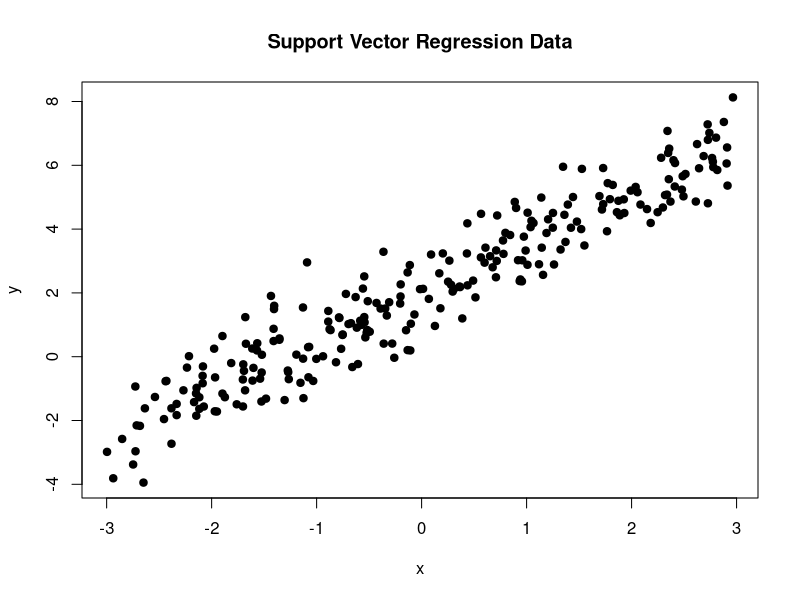
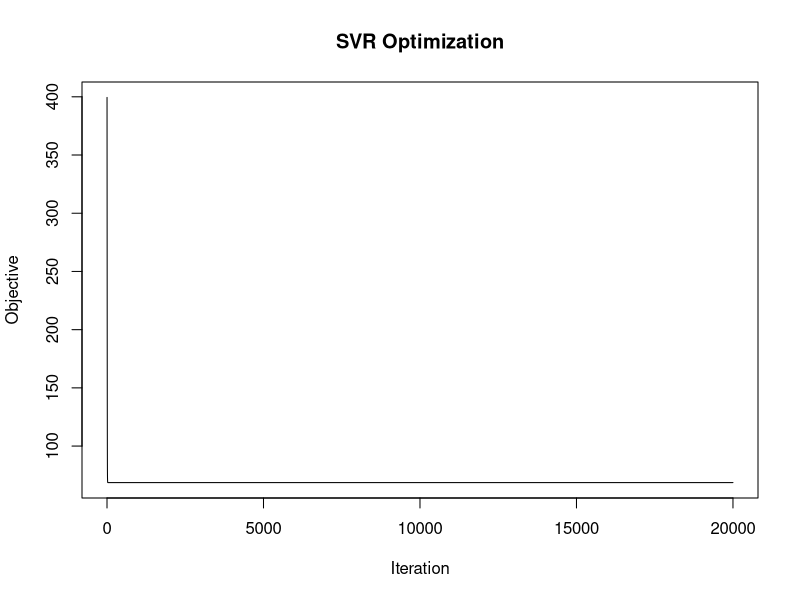
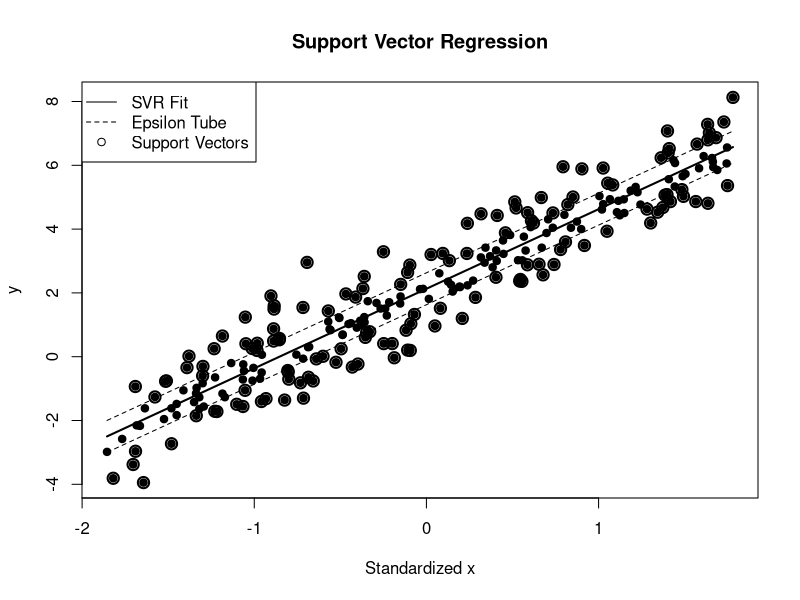
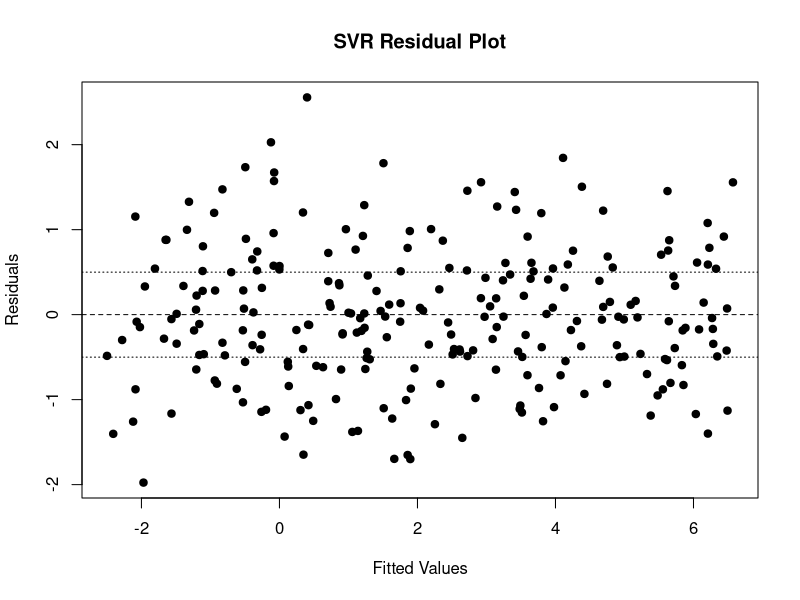
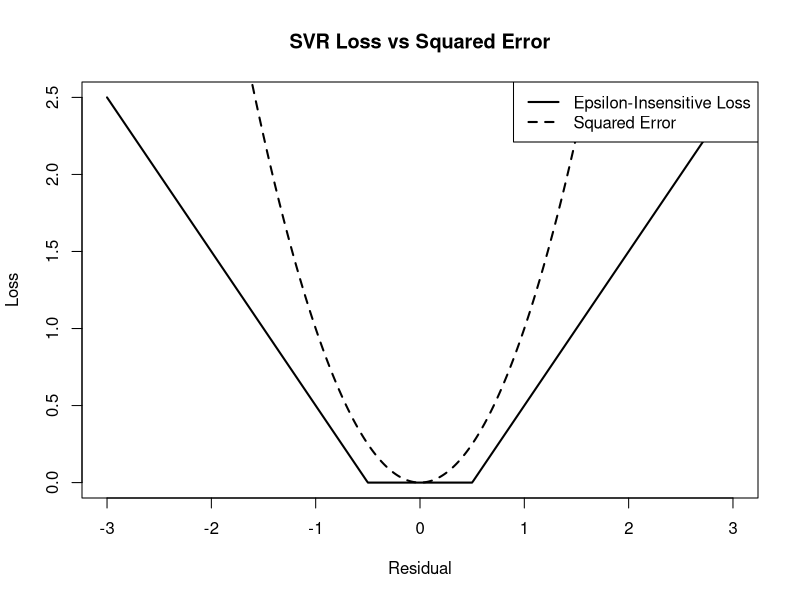
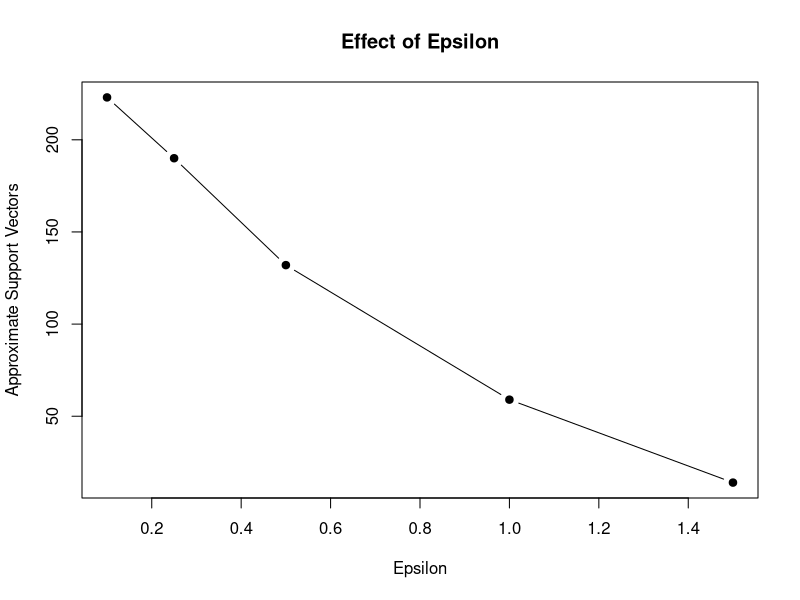
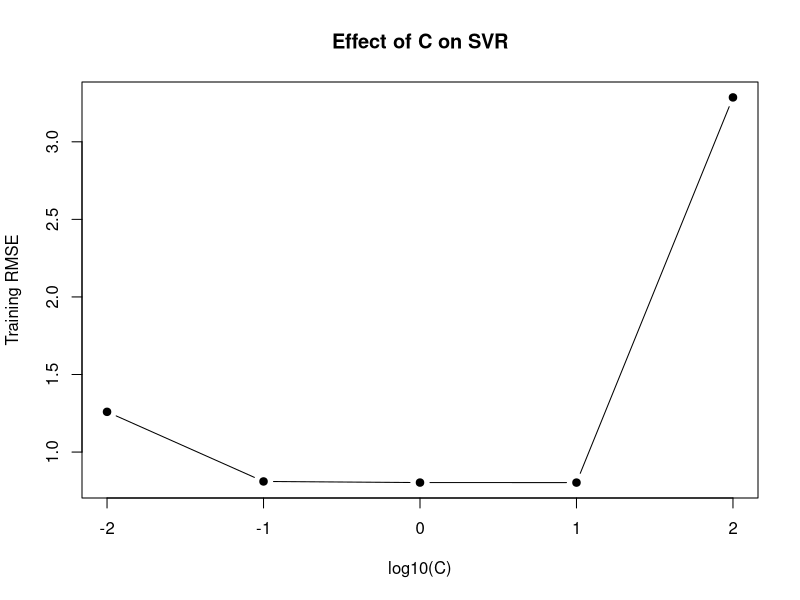
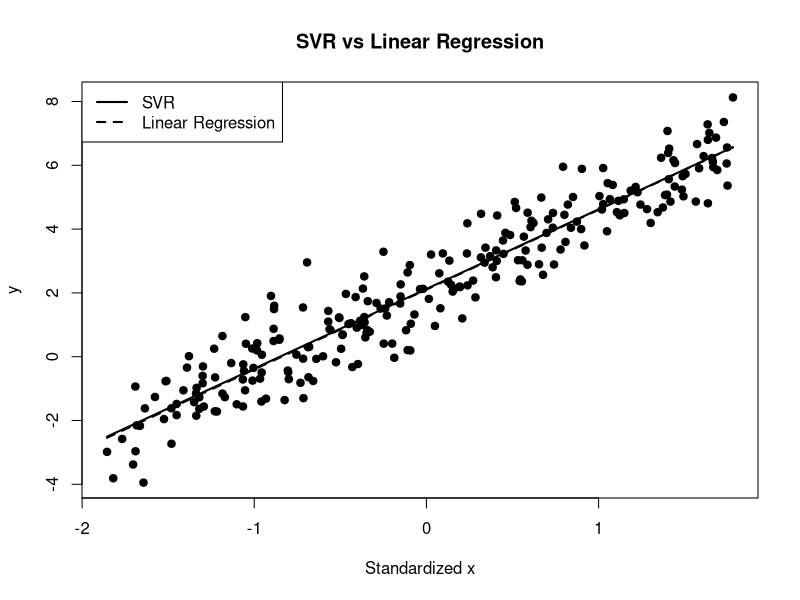

The R script that drew these images, in order:
# ==============================================================================
# Support Vector Regression
# Jonathan Ma
#
# References:
#   The Elements of Statistical Learning
#   An Introduction to Statistical Learning
#
# Main ideas:
#   - Linear Support Vector Regression
#   - Epsilon-insensitive loss
#   - Regularization parameter C
#   - Epsilon tube
#   - Support vectors
#   - Subgradient optimization
#   - Cross-validation for C and epsilon
# ==============================================================================


# ------------------------------------------------------------------------------
# 1. Generate Regression Data
# ------------------------------------------------------------------------------

set.seed(123)

n <- 250

x <- runif(
  n,
  min = -3,
  max = 3
)

epsilon_noise <- rnorm(
  n,
  mean = 0,
  sd = 0.8
)

y <- 2 +
  1.5 * x +
  epsilon_noise


X <- matrix(
  x,
  ncol = 1
)

colnames(X) <- "x"


data <- data.frame(
  x = x,
  y = y
)


head(data)


# ------------------------------------------------------------------------------
# 2. Plot Data
# ------------------------------------------------------------------------------

plot(
  x,
  y,
  pch = 19,
  xlab = "x",
  ylab = "y",
  main = "Support Vector Regression Data"
)


# ------------------------------------------------------------------------------
# 3. Standardize Predictor
# ------------------------------------------------------------------------------

X_mean <- mean(
  X[, 1]
)

X_sd <- sd(
  X[, 1]
)


X_scaled <- scale(
  X,
  center = X_mean,
  scale = X_sd
)

X_scaled <- as.matrix(
  X_scaled
)


# ------------------------------------------------------------------------------
# 4. Epsilon-Insensitive Loss
# ------------------------------------------------------------------------------

epsilon_loss <- function(
    residuals,
    epsilon
) {
  
  pmax(
    0,
    abs(residuals) - epsilon
  )
}


# Example

epsilon_loss(
  residuals = c(
    -2,
    -0.5,
    0,
    0.5,
    2
  ),
  epsilon = 1
)


# ------------------------------------------------------------------------------
# 5. SVR Objective Function
# ------------------------------------------------------------------------------

# We minimize:
#
#   1/2 ||w||^2
#   +
#   C * sum_i max(0, |y_i - f(x_i)| - epsilon)
#
# where:
#
#   f(x) = w'x + b


svr_objective <- function(
    X,
    y,
    w,
    b,
    C,
    epsilon
) {
  
  prediction <- as.vector(
    X %*% w + b
  )
  
  residuals <- y -
    prediction
  
  
  loss <- epsilon_loss(
    residuals,
    epsilon
  )
  
  
  objective <- 0.5 *
    sum(
      w^2
    ) +
    C *
    sum(loss)
  
  
  return(objective)
}


# ------------------------------------------------------------------------------
# 6. Linear SVR via Subgradient Descent
# ------------------------------------------------------------------------------

svr_fit <- function(
    X,
    y,
    C = 1,
    epsilon = 0.5,
    learning_rate = 0.001,
    max_iter = 20000,
    tol = 1e-8,
    decay = 1e-4
) {
  
  X <- as.matrix(X)
  
  y <- as.numeric(y)
  
  n <- nrow(X)
  
  p <- ncol(X)
  
  
  # Initialize parameters
  
  w <- rep(
    0,
    p
  )
  
  b <- mean(y)
  
  
  objective_history <- numeric(
    max_iter
  )
  
  
  for (iteration in seq_len(
    max_iter
  )) {
    
    prediction <- as.vector(
      X %*% w + b
    )
    
    
    residuals <- y -
      prediction
    
    
    # ------------------------------------------------------------
    # Outside epsilon tube
    # ------------------------------------------------------------
    
    above <- residuals > epsilon
    
    below <- residuals < -epsilon
    
    
    # ------------------------------------------------------------
    # Gradient of regularization
    # ------------------------------------------------------------
    
    grad_w <- w
    
    grad_b <- 0
    
    
    # ------------------------------------------------------------
    # Cases where:
    #
    # y_i - f_i > epsilon
    #
    # We need to increase prediction.
    # ------------------------------------------------------------
    
    if (
      any(above)
    ) {
      
      grad_w <- grad_w -
        C *
        colSums(
          X[
            above,
            ,
            drop = FALSE
          ]
        )
      
      grad_b <- grad_b -
        C *
        sum(above)
    }
    
    
    # ------------------------------------------------------------
    # Cases where:
    #
    # y_i - f_i < -epsilon
    #
    # We need to decrease prediction.
    # ------------------------------------------------------------
    
    if (
      any(below)
    ) {
      
      grad_w <- grad_w +
        C *
        colSums(
          X[
            below,
            ,
            drop = FALSE
          ]
        )
      
      grad_b <- grad_b +
        C *
        sum(below)
    }
    
    
    # Decaying learning rate
    
    eta <- learning_rate /
      (
        1 +
          decay *
          iteration
      )
    
    
    w_new <- w -
      eta *
      grad_w
    
    
    b_new <- b -
      eta *
      grad_b
    
    
    objective_history[iteration] <-
      svr_objective(
        X = X,
        y = y,
        w = w_new,
        b = b_new,
        C = C,
        epsilon = epsilon
      )
    
    
    parameter_change <- max(
      c(
        abs(
          w_new -
            w
        ),
        abs(
          b_new -
            b
        )
      )
    )
    
    
    w <- w_new
    
    b <- b_new
    
    
    if (
      parameter_change <
      tol
    ) {
      
      break
    }
  }
  
  
  objective_history <- objective_history[
    seq_len(iteration)
  ]
  
  
  prediction <- as.vector(
    X %*% w + b
  )
  
  
  residuals <- y -
    prediction
  
  
  return(
    list(
      weights = w,
      intercept = b,
      iterations = iteration,
      objective_history = objective_history,
      prediction = prediction,
      residuals = residuals,
      C = C,
      epsilon = epsilon
    )
  )
}


# ------------------------------------------------------------------------------
# 7. Fit Support Vector Regression
# ------------------------------------------------------------------------------

set.seed(123)


svr_model <- svr_fit(
  X = X_scaled,
  y = y,
  C = 1,
  epsilon = 0.5,
  learning_rate = 0.001,
  max_iter = 20000
)


svr_model$weights

svr_model$intercept

svr_model$iterations


# ------------------------------------------------------------------------------
# 8. Prediction Function
# ------------------------------------------------------------------------------

svr_predict <- function(
    X_new,
    model
) {
  
  X_new <- as.matrix(
    X_new
  )
  
  
  prediction <- as.vector(
    X_new %*%
      model$weights +
      model$intercept
  )
  
  
  return(prediction)
}


# ------------------------------------------------------------------------------
# 9. Training Predictions
# ------------------------------------------------------------------------------

y_hat <- svr_predict(
  X_scaled,
  svr_model
)


head(
  y_hat
)


# ------------------------------------------------------------------------------
# 10. Training Error Metrics
# ------------------------------------------------------------------------------

residuals <- y -
  y_hat


MSE <- mean(
  residuals^2
)


RMSE <- sqrt(
  MSE
)


MAE <- mean(
  abs(
    residuals
  )
)


data.frame(
  Metric = c(
    "MSE",
    "RMSE",
    "MAE"
  ),
  Value = c(
    MSE,
    RMSE,
    MAE
  )
)


# ------------------------------------------------------------------------------
# 11. Identify Observations Inside Epsilon Tube
# ------------------------------------------------------------------------------

inside_tube <- abs(
  residuals
) <= svr_model$epsilon


sum(
  inside_tube
)


mean(
  inside_tube
)


# ------------------------------------------------------------------------------
# 12. Approximate Support Vectors
# ------------------------------------------------------------------------------

# Points on or outside the epsilon tube influence the SVR solution.

support_vector_index <- which(
  abs(
    residuals
  ) >=
    svr_model$epsilon -
    1e-4
)


length(
  support_vector_index
)


# ------------------------------------------------------------------------------
# 13. Plot Objective Function
# ------------------------------------------------------------------------------

plot(
  seq_along(
    svr_model$objective_history
  ),
  svr_model$objective_history,
  type = "l",
  xlab = "Iteration",
  ylab = "Objective",
  main = "SVR Optimization"
)


# ------------------------------------------------------------------------------
# 14. Plot SVR Regression Line
# ------------------------------------------------------------------------------

plot(
  X_scaled[, 1],
  y,
  pch = 19,
  xlab = "Standardized x",
  ylab = "y",
  main = "Support Vector Regression"
)


x_grid <- seq(
  min(
    X_scaled[, 1]
  ),
  max(
    X_scaled[, 1]
  ),
  length.out = 300
)


X_grid <- matrix(
  x_grid,
  ncol = 1
)


y_grid <- svr_predict(
  X_grid,
  svr_model
)


lines(
  x_grid,
  y_grid,
  lwd = 2
)


# Upper epsilon tube

lines(
  x_grid,
  y_grid +
    svr_model$epsilon,
  lty = 2
)


# Lower epsilon tube

lines(
  x_grid,
  y_grid -
    svr_model$epsilon,
  lty = 2
)


# Highlight approximate support vectors

points(
  X_scaled[
    support_vector_index,
    1
  ],
  y[
    support_vector_index
  ],
  pch = 1,
  cex = 1.5,
  lwd = 2
)


legend(
  "topleft",
  legend = c(
    "SVR Fit",
    "Epsilon Tube",
    "Support Vectors"
  ),
  lty = c(
    1,
    2,
    NA
  ),
  pch = c(
    NA,
    NA,
    1
  )
)


# ------------------------------------------------------------------------------
# 15. Plot Residuals
# ------------------------------------------------------------------------------

plot(
  y_hat,
  residuals,
  pch = 19,
  xlab = "Fitted Values",
  ylab = "Residuals",
  main = "SVR Residual Plot"
)


abline(
  h = 0,
  lty = 2
)


abline(
  h = svr_model$epsilon,
  lty = 3
)


abline(
  h = -svr_model$epsilon,
  lty = 3
)


# ------------------------------------------------------------------------------
# 16. Compare Epsilon-Insensitive Loss and Squared Error
# ------------------------------------------------------------------------------

residual_grid <- seq(
  -3,
  3,
  length.out = 500
)


epsilon_value <- 0.5


svr_loss <- epsilon_loss(
  residual_grid,
  epsilon_value
)


squared_error_loss <- residual_grid^2


plot(
  residual_grid,
  svr_loss,
  type = "l",
  lwd = 2,
  xlab = "Residual",
  ylab = "Loss",
  main = "SVR Loss vs Squared Error"
)


lines(
  residual_grid,
  squared_error_loss,
  lty = 2,
  lwd = 2
)


legend(
  "topright",
  legend = c(
    "Epsilon-Insensitive Loss",
    "Squared Error"
  ),
  lty = c(
    1,
    2
  ),
  lwd = 2
)


# ------------------------------------------------------------------------------
# 17. Compare Different Values of Epsilon
# ------------------------------------------------------------------------------

epsilon_grid <- c(
  0.1,
  0.25,
  0.5,
  1,
  1.5
)


epsilon_results <- data.frame(
  Epsilon = epsilon_grid,
  RMSE = NA,
  MAE = NA,
  Inside_Tube = NA,
  Support_Vectors = NA
)


epsilon_models <- vector(
  "list",
  length(
    epsilon_grid
  )
)


for (i in seq_along(
  epsilon_grid
)) {
  
  epsilon_i <- epsilon_grid[i]
  
  
  model_i <- svr_fit(
    X = X_scaled,
    y = y,
    C = 1,
    epsilon = epsilon_i,
    learning_rate = 0.001,
    max_iter = 20000
  )
  
  
  prediction_i <- svr_predict(
    X_scaled,
    model_i
  )
  
  
  residual_i <- y -
    prediction_i
  
  
  epsilon_results$RMSE[i] <- sqrt(
    mean(
      residual_i^2
    )
  )
  
  
  epsilon_results$MAE[i] <- mean(
    abs(
      residual_i
    )
  )
  
  
  epsilon_results$Inside_Tube[i] <- mean(
    abs(
      residual_i
    ) <=
      epsilon_i
  )
  
  
  epsilon_results$Support_Vectors[i] <- sum(
    abs(
      residual_i
    ) >=
      epsilon_i -
      1e-4
  )
  
  
  epsilon_models[[i]] <- model_i
}


epsilon_results


# ------------------------------------------------------------------------------
# 18. Plot Effect of Epsilon
# ------------------------------------------------------------------------------

plot(
  epsilon_results$Epsilon,
  epsilon_results$Support_Vectors,
  type = "b",
  pch = 19,
  xlab = "Epsilon",
  ylab = "Approximate Support Vectors",
  main = "Effect of Epsilon"
)


# ------------------------------------------------------------------------------
# 19. Compare Different Values of C
# ------------------------------------------------------------------------------

C_grid <- c(
  0.01,
  0.1,
  1,
  10,
  100
)


C_results <- data.frame(
  C = C_grid,
  RMSE = NA,
  MAE = NA,
  Weight_Norm = NA,
  Support_Vectors = NA
)


for (i in seq_along(
  C_grid
)) {
  
  C_i <- C_grid[i]
  
  
  model_i <- svr_fit(
    X = X_scaled,
    y = y,
    C = C_i,
    epsilon = 0.5,
    learning_rate = 0.001,
    max_iter = 20000
  )
  
  
  prediction_i <- svr_predict(
    X_scaled,
    model_i
  )
  
  
  residual_i <- y -
    prediction_i
  
  
  C_results$RMSE[i] <- sqrt(
    mean(
      residual_i^2
    )
  )
  
  
  C_results$MAE[i] <- mean(
    abs(
      residual_i
    )
  )
  
  
  C_results$Weight_Norm[i] <- sqrt(
    sum(
      model_i$weights^2
    )
  )
  
  
  C_results$Support_Vectors[i] <- sum(
    abs(
      residual_i
    ) >=
      model_i$epsilon -
      1e-4
  )
}


C_results


# ------------------------------------------------------------------------------
# 20. Plot Effect of C
# ------------------------------------------------------------------------------

plot(
  log10(
    C_results$C
  ),
  C_results$RMSE,
  type = "b",
  pch = 19,
  xlab = "log10(C)",
  ylab = "Training RMSE",
  main = "Effect of C on SVR"
)


# ------------------------------------------------------------------------------
# 21. Train-Test Split
# ------------------------------------------------------------------------------

set.seed(123)


train_index <- sample(
  seq_len(n),
  size = floor(
    0.7 * n
  )
)


test_index <- setdiff(
  seq_len(n),
  train_index
)


X_train_raw <- X[
  train_index,
  ,
  drop = FALSE
]

X_test_raw <- X[
  test_index,
  ,
  drop = FALSE
]


y_train <- y[
  train_index
]

y_test <- y[
  test_index
]


# ------------------------------------------------------------------------------
# 22. Standardize Using Training Data Only
# ------------------------------------------------------------------------------

train_mean <- colMeans(
  X_train_raw
)


train_sd <- apply(
  X_train_raw,
  2,
  sd
)


X_train <- scale(
  X_train_raw,
  center = train_mean,
  scale = train_sd
)


X_test <- scale(
  X_test_raw,
  center = train_mean,
  scale = train_sd
)


X_train <- as.matrix(
  X_train
)

X_test <- as.matrix(
  X_test
)


# ------------------------------------------------------------------------------
# 23. Fit Training SVR
# ------------------------------------------------------------------------------

train_model <- svr_fit(
  X = X_train,
  y = y_train,
  C = 1,
  epsilon = 0.5,
  learning_rate = 0.001,
  max_iter = 20000
)


# ------------------------------------------------------------------------------
# 24. Test Predictions
# ------------------------------------------------------------------------------

test_prediction <- svr_predict(
  X_test,
  train_model
)


test_residuals <- y_test -
  test_prediction


test_RMSE <- sqrt(
  mean(
    test_residuals^2
  )
)


test_MAE <- mean(
  abs(
    test_residuals
  )
)


data.frame(
  Metric = c(
    "RMSE",
    "MAE"
  ),
  Value = c(
    test_RMSE,
    test_MAE
  )
)


# ------------------------------------------------------------------------------
# 25. K-Fold Cross-Validation
# ------------------------------------------------------------------------------

svr_cv <- function(
    X,
    y,
    C_grid,
    epsilon_grid,
    k = 5,
    learning_rate = 0.001,
    max_iter = 10000
) {
  
  X <- as.matrix(X)
  
  y <- as.numeric(y)
  
  n <- nrow(X)
  
  
  folds <- sample(
    rep(
      seq_len(k),
      length.out = n
    )
  )
  
  
  results <- expand.grid(
    C = C_grid,
    Epsilon = epsilon_grid
  )
  
  
  results$CV_RMSE <- NA
  
  
  for (r in seq_len(
    nrow(results)
  )) {
    
    C_value <- results$C[r]
    
    epsilon_value <- results$Epsilon[r]
    
    
    fold_RMSE <- numeric(
      k
    )
    
    
    for (fold in seq_len(k)) {
      
      train_index <- which(
        folds != fold
      )
      
      valid_index <- which(
        folds == fold
      )
      
      
      X_train_raw <- X[
        train_index,
        ,
        drop = FALSE
      ]
      
      X_valid_raw <- X[
        valid_index,
        ,
        drop = FALSE
      ]
      
      
      y_train <- y[
        train_index
      ]
      
      y_valid <- y[
        valid_index
      ]
      
      
      means <- colMeans(
        X_train_raw
      )
      
      
      sds <- apply(
        X_train_raw,
        2,
        sd
      )
      
      
      X_train <- scale(
        X_train_raw,
        center = means,
        scale = sds
      )
      
      
      X_valid <- scale(
        X_valid_raw,
        center = means,
        scale = sds
      )
      
      
      X_train <- as.matrix(
        X_train
      )
      
      X_valid <- as.matrix(
        X_valid
      )
      
      
      model <- svr_fit(
        X = X_train,
        y = y_train,
        C = C_value,
        epsilon = epsilon_value,
        learning_rate = learning_rate,
        max_iter = max_iter
      )
      
      
      prediction <- svr_predict(
        X_valid,
        model
      )
      
      
      fold_RMSE[fold] <- sqrt(
        mean(
          (
            y_valid -
              prediction
          )^2
        )
      )
    }
    
    
    results$CV_RMSE[r] <- mean(
      fold_RMSE
    )
  }
  
  
  return(results)
}


# ------------------------------------------------------------------------------
# 26. Run Cross-Validation
# ------------------------------------------------------------------------------

set.seed(123)


cv_results <- svr_cv(
  X = X,
  y = y,
  C_grid = c(
    0.1,
    1,
    10
  ),
  epsilon_grid = c(
    0.1,
    0.5,
    1
  ),
  k = 5,
  learning_rate = 0.001,
  max_iter = 10000
)


cv_results


# ------------------------------------------------------------------------------
# 27. Select Best Hyperparameters
# ------------------------------------------------------------------------------

best_index <- which.min(
  cv_results$CV_RMSE
)


best_C <- cv_results$C[
  best_index
]


best_epsilon <- cv_results$Epsilon[
  best_index
]


best_C

best_epsilon


# ------------------------------------------------------------------------------
# 28. Fit Final Model
# ------------------------------------------------------------------------------

final_model <- svr_fit(
  X = X_scaled,
  y = y,
  C = best_C,
  epsilon = best_epsilon,
  learning_rate = 0.001,
  max_iter = 20000
)


final_prediction <- svr_predict(
  X_scaled,
  final_model
)


# ------------------------------------------------------------------------------
# 29. Final Performance
# ------------------------------------------------------------------------------

final_residuals <- y -
  final_prediction


final_RMSE <- sqrt(
  mean(
    final_residuals^2
  )
)


final_MAE <- mean(
  abs(
    final_residuals
  )
)


final_support_vectors <- sum(
  abs(
    final_residuals
  ) >=
    best_epsilon -
    1e-4
)


data.frame(
  RMSE = final_RMSE,
  MAE = final_MAE,
  Support_Vectors = final_support_vectors
)


# ------------------------------------------------------------------------------
# 30. Compare with Ordinary Linear Regression
# ------------------------------------------------------------------------------

lm_model <- lm(
  y ~ x,
  data = data
)


summary(
  lm_model
)


lm_prediction <- predict(
  lm_model
)


lm_RMSE <- sqrt(
  mean(
    (
      y -
        lm_prediction
    )^2
  )
)


lm_MAE <- mean(
  abs(
    y -
      lm_prediction
  )
)


comparison <- data.frame(
  Method = c(
    "Support Vector Regression",
    "Linear Regression"
  ),
  RMSE = c(
    final_RMSE,
    lm_RMSE
  ),
  MAE = c(
    final_MAE,
    lm_MAE
  )
)


comparison


# ------------------------------------------------------------------------------
# 31. Plot SVR and Linear Regression
# ------------------------------------------------------------------------------

plot(
  X_scaled[, 1],
  y,
  pch = 19,
  xlab = "Standardized x",
  ylab = "y",
  main = "SVR vs Linear Regression"
)


x_grid <- seq(
  min(
    X_scaled[, 1]
  ),
  max(
    X_scaled[, 1]
  ),
  length.out = 300
)


X_grid <- matrix(
  x_grid,
  ncol = 1
)


svr_grid_prediction <- svr_predict(
  X_grid,
  final_model
)


lines(
  x_grid,
  svr_grid_prediction,
  lwd = 2
)


# Convert standardized grid back to original x

x_grid_original <- x_grid *
  X_sd +
  X_mean


lm_grid_prediction <- predict(
  lm_model,
  newdata = data.frame(
    x = x_grid_original
  )
)


lines(
  x_grid,
  lm_grid_prediction,
  lty = 2,
  lwd = 2
)


legend(
  "topleft",
  legend = c(
    "SVR",
    "Linear Regression"
  ),
  lty = c(
    1,
    2
  ),
  lwd = 2
)


# ------------------------------------------------------------------------------
# 32. Summary
# ------------------------------------------------------------------------------

cat(
  "Best C:",
  best_C,
  "\n"
)

cat(
  "Best epsilon:",
  best_epsilon,
  "\n"
)

cat(
  "Training RMSE:",
  round(
    final_RMSE,
    4
  ),
  "\n"
)

cat(
  "Training MAE:",
  round(
    final_MAE,
    4
  ),
  "\n"
)

cat(
  "Test RMSE:",
  round(
    test_RMSE,
    4
  ),
  "\n"
)

cat(
  "Approximate Support Vectors:",
  final_support_vectors,
  "\n"
)
